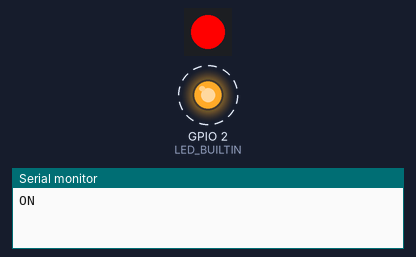
The program below on a simulated ESP32-S3. On the bench: 1 RGB LEDs in strip order, left to right, output pins drawn as LEDs (lit = HIGH), the last lines printed to the serial monitor. Dashed ring = blinking.

Above: at 0.5 s.
At 3.5 s:
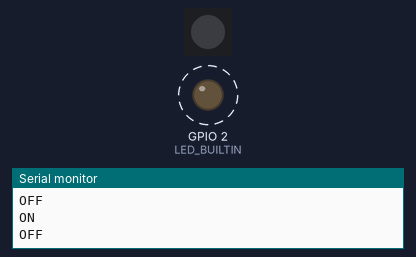
Timing chart, 0 to 4.6 s (numbered marks = the images above):
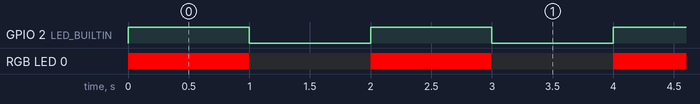

The program:

main.cpp
```cpp
#include <Adafruit_NeoPixel.h>
#include <Arduino.h>

#define LED_PIN     48      // Pin donde está conectado el LED
#define NUM_LEDS    1      // Número de LEDs en la tira (en este caso, 1 LED)
#define BRIGHTNESS  255    // Brillo máximo del LED (0 a 255)
#define LED_BUILTIN 2
Adafruit_NeoPixel strip = Adafruit_NeoPixel(NUM_LEDS, LED_PIN, NEO_GRB + NEO_KHZ800);

void setup() {
  // Inicializa el LED
  Serial.begin(115200);
  pinMode(LED_BUILTIN, OUTPUT);
  strip.begin();
  strip.setBrightness(BRIGHTNESS);
  strip.show();  // Asegura que el LED esté apagado al principio
}

void loop() {


  // Cambiar el color del LED a rojo
  Serial.println("ON");
  digitalWrite(LED_BUILTIN, HIGH);
  strip.setPixelColor(0, strip.Color(255, 0, 0)); // Rojo
  strip.show();
 delay(1000); // Esperar 1 segundo


  // apaga
  Serial.println("OFF");
  digitalWrite(LED_BUILTIN, LOW);
  strip.setPixelColor(0, strip.Color(0, 0, 0)); // Azul
  strip.show();
  delay(1000); // Esperar 1 segundo


}
```

Measured:
- by itself, GPIO 2 (LED_BUILTIN): alternates HIGH for 1.0 s and LOW for 1.0 s
- by itself, RGB LED 0: alternates RGB(255, 0, 0) for 1.0 s and off for 1.0 s
